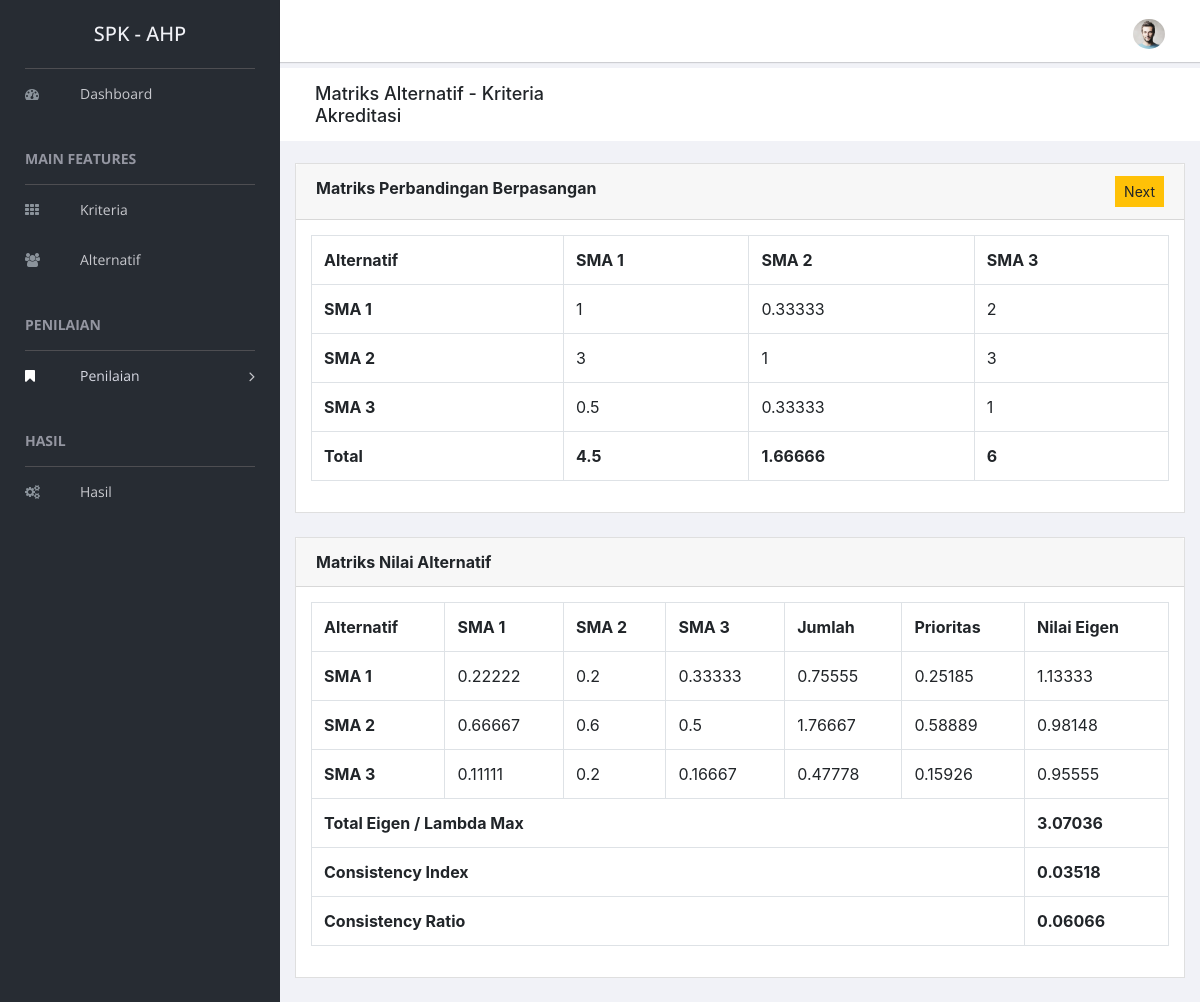
/penilaian/matriks/1, run on the app's committed database.
### tables this page shows
CREATE TABLE `kriteria` (
  `id_kriteria` int(11) NOT NULL,
  `kode_kriteria` varchar(10) NOT NULL,
  `nama_kriteria` varchar(30) NOT NULL
);

CREATE TABLE `alternatif` (
  `id_alternatif` int(11) NOT NULL,
  `kode_alternatif` varchar(10) NOT NULL,
  `nama_alternatif` varchar(40) NOT NULL
);

CREATE TABLE `penilaian_alternatif` (
  `id_pa` int(11) NOT NULL,
  `id_kriteria` int(11) NOT NULL,
  `alternatif1` int(11) NOT NULL,
  `alternatif2` int(11) NOT NULL,
  `nilai` float NOT NULL
);

### application/controllers/Penilaian.php (called while the page is built, shortened)
<?php
class Penilaian extends CI_Controller
{
  public function __construct()
  {
    $this->load->model('Kriteria_model', 'kriteria');
    $this->load->model('Alternatif_model', 'alternatif');
    $this->load->model('Penilaian_model', 'pk');
  }
  public function matriks($id_kriteria = null)
  {
    if ($id_kriteria == null) {
      $rs_nilai = $this->pk->getAllKriteria();
      if ($rs_nilai) {
        $data = $this->setMatriks('kriteria', $rs_nilai);
        $data += [
          'root' => 'penilaian',
          'title' => 'Matriks Kriteria',
          'page' => 'kriteria_matriks'
        ];
        $this->load->view('page', $data);
      } else {
        echo "<script>alert('Not Found');</script>";
        echo "<script>window.location='" . base_url('penilaian/kriteria') . "';</script>";
      }
    } else {
      $kriteria = $this->kriteria->getById($id_kriteria);
      $rs_nilai = $this->pk->getAllAlternatif($id_kriteria);
      if ($kriteria && $rs_nilai) {
        $rs_kriteria = $this->kriteria->getAll();
        $data = $this->setMatriks('alternatif', $rs_nilai, $id_kriteria);
        $data += [
          'root' => 'penilaian',
          'title' => 'Matriks Alternatif - Kriteria ' . $kriteria[0]->nama_kriteria,
          'page' => 'alternatif_matriks',
          'rs_kriteria' => $rs_kriteria,
          'kriteria' => $id_kriteria,
        ];
        $this->load->view('page', $data);
      } else {
        echo "<script>alert('Not Found');</script>";
        echo "<script>window.location='" . base_url('penilaian/alternatif/' . $id_kriteria) . "';</script>";
      }
    }
  }
  private function setMatriks($jenis, $rs_nilai, $id_kriteria = null)
  {
    if ($jenis == 'kriteria') {
      $result = $this->kriteria->getAll();
    } else {
      $result = $this->alternatif->getAll();
    }
    $matriks = array();
    if ($result) {
      $jmlmpb = array();
      $jmlmnk = array();
      $totalEigen = 0;
      for ($x = 0; $x < count($result); $x++) {
        $jmlmpb[$x] = 0;
        $jmlmnk[$x] = 0;
        for ($y = 0; $y < count($result); $y++) {
          foreach ($rs_nilai as $rs) {
            if ($jenis == 'kriteria') {
              $resultX = $result[$x]->id_kriteria;
              $resultY = $result[$y]->id_kriteria;
              $rs1 = $rs->kriteria1;
              $rs2 = $rs->kriteria2;
            } else {
              $resultX = $result[$x]->id_alternatif;
              $resultY = $result[$y]->id_alternatif;
              $rs1 = $rs->alternatif1;
              $rs2 = $rs->alternatif2;
            }
            if ($resultX == $rs1 && $resultY == $rs2) {
              if ($rs->nilai >= 1) {
                $matriks[$x][$y] = $rs->nilai;
                $matriks[$y][$x] = round((1 / $rs->nilai), 5);
              } else {
                $matriks[$x][$y] = round($rs->nilai, 5);
                $matriks[$y][$x] = round((1 / $rs->nilai));
              }
            }
          }
          if ($x == $y) {
            $matriks[$x][$y] = 1;
          }
        }
      }
      for ($x = 0; $x < count($result); $x++) {
        for ($y = 0; $y < count($result); $y++) {
          $value = $matriks[$x][$y];
          $jmlmpb[$y] += $value;
        }
      }
      for ($x = 0; $x < count($result); $x++) {
        for ($y = 0; $y < count($result); $y++) {
          $matriksb[$x][$y] = $matriks[$x][$y] / $jmlmpb[$y];
          $value = $matriksb[$x][$y];
          $jmlmnk[$x] += $value;
        }
        $pv[$x] = $jmlmnk[$x] / count($result);
        $eigen[$x] = $jmlmpb[$x] * $pv[$x];
        $totalEigen += $eigen[$x];
        if ($jenis == 'kriteria') {
          $data_pv[] = [
            'id_kriteria' => $result[$x]->id_kriteria,
            'nilai' => round($pv[$x], 5)
          ];
        } else {
          $data_pv[] = [
            'id_kriteria' => $id_kriteria,
            'id_alternatif' => $result[$x]->id_alternatif,
            'nilai' => round($pv[$x], 5)
          ];
        }
      }
      $ci = ($totalEigen - count($result)) / (count($result) - 1);
      $ri = $this->pk->getRI(count($result));
      $cr = $ci / $ri->nilai;
      if ($jenis == 'kriteria') {
        $this->pk->insertPVKriteria($data_pv);
      } else {
        $this->pk->insertPVAlternatif($data_pv, $id_kriteria);
      }
      $data = [
        'result' => $result,
        'matriks' => $matriks,
        'normalisasi' => $matriksb,
        'prioritas' => $pv,
        'eigen' => $eigen,
        'total_eigen' => $totalEigen,
        'ci' => $ci,
        'cr' => $cr,
        'jmlmpb' => $jmlmpb,
        'jmlmnk' => $jmlmnk
      ];
      return $data;
    }
  }
}

### index.php (called while the page is built, shortened)
<?php
require_once BASEPATH.'core/CodeIgniter.php';

### application/models/Kriteria_model.php (called while the page is built, shortened)
<?php
class Kriteria_model extends CI_Model
{
  public function getAll()
  {
    return $this->db->get('kriteria')->result();
  }
  public function getById($id)
  {
    return $this->db->get_where('kriteria', ['id_kriteria' => $id])->result();
  }
}

### application/models/Alternatif_model.php (called while the page is built, shortened)
<?php
class Alternatif_model extends CI_Model
{
  public function getAll()
  {
    return $this->db->get('alternatif')->result();
  }
}

### application/models/Penilaian_model.php (called while the page is built, shortened)
<?php
class Penilaian_model extends CI_Model
{
  public function getAllAlternatif($id_kriteria)
  {
    return $this->db->get_where('penilaian_alternatif', ['id_kriteria' => $id_kriteria])->result();
  }
  public function getRI($n)
  {
    return $this->db->get_where('ri', ['jumlah' => $n])->row();
  }
  public function insertPVAlternatif($data, $id_kriteria)
  {
    $this->db->delete('prioritas_alternatif', ['id_kriteria' => $id_kriteria]);
    return $this->db->insert_batch('prioritas_alternatif', $data);
  }
}

### application/views/alternatif_matriks.php (the view, shortened to what this page needs)
<div class="card">
  <div class="card-header">
    <strong class="card-title">Matriks Perbandingan Berpasangan</strong>
    <div class="float-right">
      <?php foreach ($rs_kriteria as $rs) : if ($rs->id_kriteria == ($kriteria - 1)) : ?>
      <a href="<?= base_url('penilaian/matriks/' . ($kriteria - 1)) ?>" class="btn btn-sm btn-warning">Previous</a>
      <?php endif;
        if ($rs->id_kriteria == ($kriteria + 1)) : ?>
      <a href="<?= base_url('penilaian/matriks/' . ($kriteria + 1)) ?>" class="btn btn-sm btn-warning">Next</a>
      <?php endif;
      endforeach; ?>
    </div>
  </div>
  <div class="card-body">
    <table class="table table-bordered">
      <tr>
        <th>Alternatif</th>
        <?php if ($result) : foreach ($result as $rs) : ?>
        <th><?= $rs->nama_alternatif ?></th>
        <?php endforeach;
        endif; ?>
      </tr>
      <?php if ($result) : for ($x = 0; $x < count($result); $x++) : ?>
      <tr>
        <th><?= $result[$x]->nama_alternatif ?></th>
        <?php for ($y = 0; $y < count($result); $y++) : ?>
        <td><?= $matriks[$x][$y] ?></td>
        <?php endfor; ?>
      </tr>
      <?php endfor; ?>
      <tr>
        <th>Total</th>
        <?php for ($x = 0; $x < count($result); $x++) : ?>
        <th><?= round($jmlmpb[$x], 5) ?></th>
        <?php endfor; ?>
      </tr>
      <?php endif; ?>
    </table>
  </div>
</div>
<div class="card">
  <div class="card-header">
    <strong class="card-title">Matriks Nilai Alternatif</strong>
  </div>
  <div class="card-body">
    <table class="table table-bordered">
      <tr>
        <th>Alternatif</th>
        <?php if ($result) : foreach ($result as $rs) : ?>
        <th><?= $rs->nama_alternatif ?></th>
        <?php endforeach;
        endif; ?>
        <th>Jumlah</th>
        <th>Prioritas</th>
        <th>Nilai Eigen</th>
      </tr>
      <?php if ($result) : for ($x = 0; $x < count($result); $x++) : ?>
      <tr>
        <th><?= $result[$x]->nama_alternatif ?></th>
        <?php for ($y = 0; $y < count($result); $y++) : ?>
        <td><?= round($normalisasi[$x][$y], 5) ?></td>
        <?php endfor; ?>
        <td><?= round($jmlmnk[$x], 5) ?></td>
        <td><?= round($prioritas[$x], 5) ?></td>
        <td><?= round($eigen[$x], 5) ?></td>
      </tr>
      <?php endfor; ?>
      <tr>
        <th colspan="<?= 3 + count($result) ?>">Total Eigen / Lambda Max</th>
        <th><?= round($total_eigen, 5) ?></th>
      </tr>
      <tr>
        <th colspan="<?= 3 + count($result) ?>">Consistency Index</th>
        <th><?= round($ci, 5) ?></th>
      </tr>
      <tr>
        <th colspan="<?= 3 + count($result) ?>">Consistency Ratio</th>
        <th><?= round($cr, 5) ?></th>
      </tr>
      <?php endif; ?>
    </table>
  </div>
</div>

### data on the page
alternatif: nama_alternatif "SMA 1", y "1", y "0.33333", y "2"
alternatif: nama_alternatif "SMA 2"
alternatif: nama_alternatif "SMA 3", y "0.5", y "0.33333", y "1"
penilaian_alternatif: nilai "3", id_kriteria "1"

### other printed values
$title "Matriks Alternatif - Kriteria Akreditasi"
$jmlmpb[$x] "4.5"
$jmlmpb[$x] "1.66666"
$jmlmpb[$x] "6"
$normalisasi[$x][$y] "0.22222"
$normalisasi[$x][$y] "0.2"
$normalisasi[$x][$y] "0.33333"
$jmlmnk[$x] "0.75555"
$prioritas[$x] "0.25185"
$eigen[$x] "1.13333"
$normalisasi[$x][$y] "0.66667"
$normalisasi[$x][$y] "0.6"
$normalisasi[$x][$y] "0.5"
$jmlmnk[$x] "1.76667"
$prioritas[$x] "0.58889"
